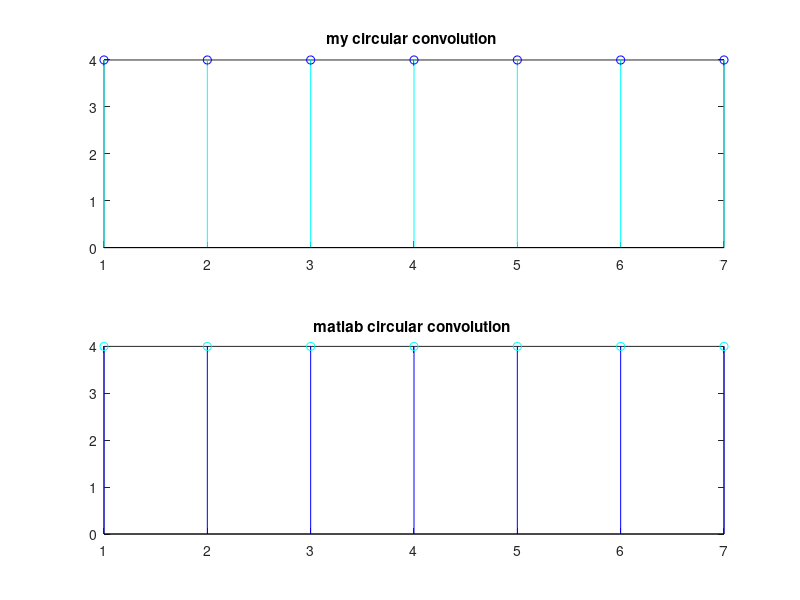

The MATLAB source for this figure:
function Assignment5_convolution

%% Q2
x=[0 0 1 2 1 0 0 ]; 
y=ones(1,7);
n1=length(x);
n2 = length(y);
n = max(n1,n2);
t=1:n;
x = [x,zeros(1,n-n1)];
y = [y,zeros(1,n-n2)];
yh = zeros(1,n);
for i =0:n-1
            for j = 0:n-1
                      k = mod((i-j),n);
                      yh(i+1) = yh(i+1) + x(j+1)*y(k+1);
            end
end
figure
subplot(2,1,1)
stem(t,yh,'c','MarkerEdgeColor','b')
title('my circular convolution ');
%ym=cconv(circshift(fliplr(y),n), circshift(fliplr(x),n),n)




subplot(2,1,2)
check=cconv(x,y,length(x));
stem(t,check,'b','MarkerEdgeColor','c')
title('matlab circular convolution ');
%%

H=[1 2 3; 3 1 2; 2 3 1];
x=[5 6 7]';
ans1=H*x;
x21=circshift(x,1)
end
